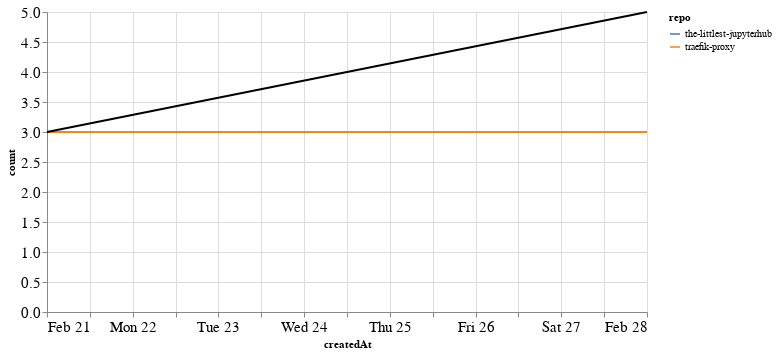

Notebook source saved alongside this figure:
### Markdown cell above
### PRs

### Code cell
prs_time = prs.groupby('repo').resample('W', on='createdAt').count()['author'].reset_index()
prs_time = prs_time.rename(columns={'author': 'count'})
prs_time_total = prs_time.groupby('createdAt').agg({"count": "sum"}).reset_index()

ch1 = alt.Chart(prs_time, width=600).mark_line().encode(
    x='createdAt',
    y='count',
    color='repo',
    tooltip="repo"
)

ch2 = alt.Chart(prs_time_total, width=600).mark_line(color="black").encode(
    x='createdAt',
    y='count',
)

ch1 + ch2

### Figure 1 — Vega-Lite specification as saved in the notebook (floating-point values rounded to 4 significant figures)
{"config": {"axisLeft": {"labelFontSize": 15}, "axisBottom": {"labelFontSize": 15}}, "layer": [{"data": {"name": "data-bf45dd6641d05cb63fda1b67900c403f"}, "mark": "line", "encoding": {"color": {"type": "nominal", "field": "repo"}, "tooltip": {"type": "nominal", "field": "repo"}, "x": {"type": "temporal", "field": "createdAt"}, "y": {"type": "quantitative", "field": "count"}}, "width": 600}, {"data": {"name": "data-a09f389fe43e08608ad1141040960aee"}, "mark": {"type": "line", "color": "black"}, "encoding": {"x": {"type": "temporal", "field": "createdAt"}, "y": {"type": "quantitative", "field": "count"}}, "width": 600}], "$schema": "https://vega.github.io/schema/vega-lite/v4.8.1.json", "datasets": {"data-bf45dd6641d05cb63fda1b67900c403f": [{"repo": "the-littlest-jupyterhub", "createdAt": "2021-02-28T00:00:00", "count": 2}, {"repo": "traefik-proxy", "createdAt": "2021-02-21T00:00:00", "count": 3}, {"repo": "traefik-proxy", "createdAt": "2021-02-28T00:00:00", "count": 3}], "data-a09f389fe43e08608ad1141040960aee": [{"createdAt": "2021-02-21T00:00:00", "count": 3}, {"createdAt": "2021-02-28T00:00:00", "count": 5}]}}
